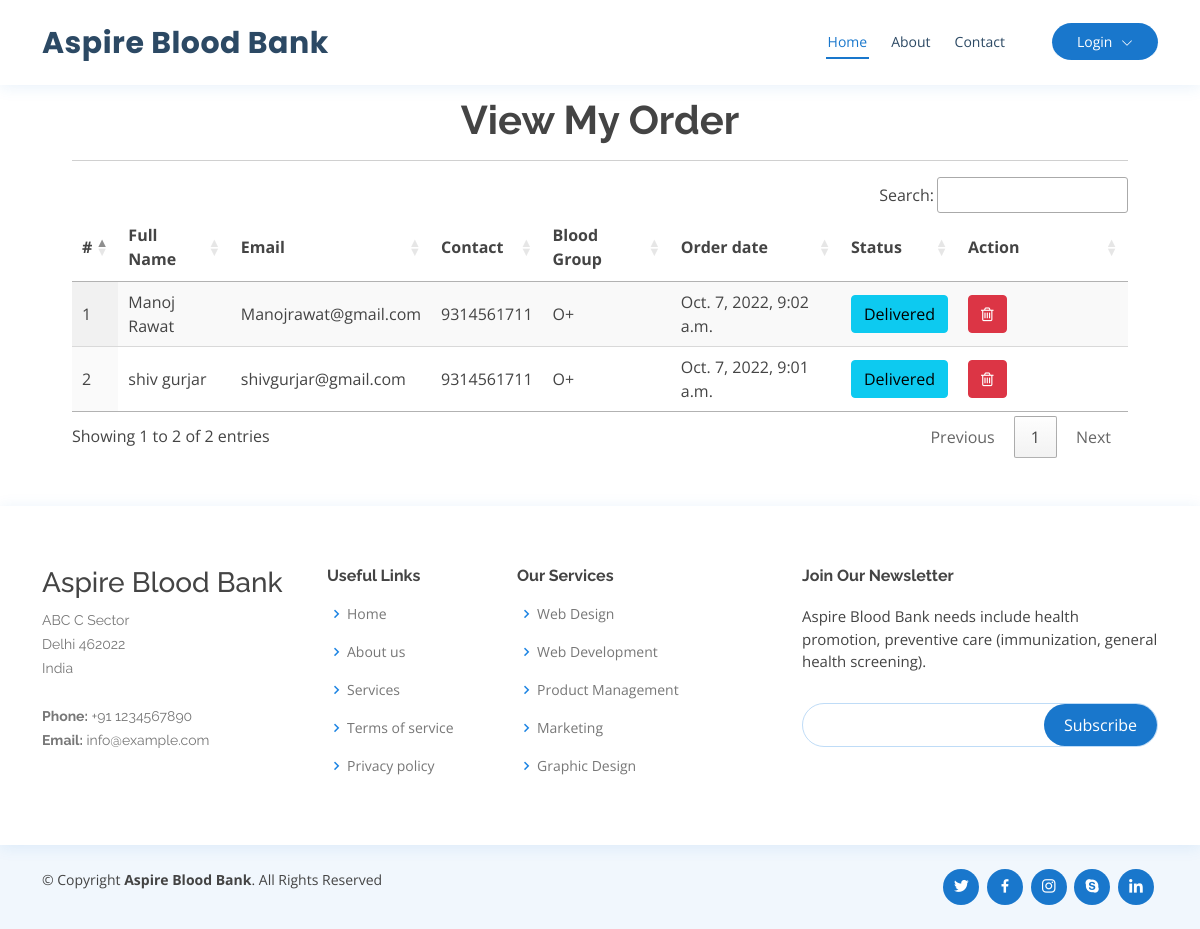
The app's page /all_order with its own data.
### blood_app/models.py (models this page shows, shortened)
class Order(models.Model):
    status = models.CharField(max_length=100, null=True, blank=True)
    user = models.ForeignKey(UserProfile, on_delete=models.CASCADE, null=True, blank=True)
    blood_donation = models.ForeignKey(Blood_Donation, on_delete=models.CASCADE, null=True, blank=True)
    amount = models.CharField(max_length=100, null=True, blank=True)
    created = models.DateTimeField(auto_now=True,null=True)

class UserProfile(models.Model):
    user = models.ForeignKey(User, on_delete=models.CASCADE, null=True)
    contact = models.CharField(max_length=100, null=True)
    address = models.CharField(max_length=100, null=True)
    blood_group = models.ForeignKey(Category, on_delete=models.CASCADE, null=True, blank=True)
    dob = models.DateField(null=True)
    image = models.FileField(null=True)

class Blood_Donation(models.Model):
    status = models.CharField(max_length=100, null=True, blank=True)
    user = models.ForeignKey(UserProfile, on_delete=models.CASCADE, null=True, blank=True)
    blood_group = models.ForeignKey(Category, on_delete=models.CASCADE, null=True, blank=True)
    place = models.CharField(max_length=100, null=True, blank=True)
    purpose = models.CharField(max_length=100, null=True, blank=True)
    created = models.DateTimeField(auto_now=True,null=True)
    active = models.BooleanField(null=True, blank=True, default=False)

class Category(models.Model):
    name = models.CharField(max_length=100, null=True, blank=True)

### blood_app/views.py (the view)
# urls.py: path('all_order', all_order, name='all_order'),
def all_order(request):
    data = Order.objects.filter()
    return render(request, "all_order.html",{'data':data})

### blood_app/templates/all_order.html
{% extends 'index.html' %}
{% load static %}
{% block body %}
<div class="container-fluid" style="width:90%;margin-top:8%">
                    <div class="container-fluid">
                        <h1 align="center" style="font-weight:bold; margin-top:4%">View My Order</h1>
                         </div><hr>
                                <table id="example" class="display" style="width:100%">
                                  <thead>
                                    <tr>
                                      <th>#</th>
                                      <th>Full Name</th>
                                      <th>Email</th>
                                      <th>Contact</th>
                                      <th>Blood Group</th>
                                      <th>Order date</th>
                                      <th>Status</th>
                                      <th>Action</th>
                                  </tr>
                              </thead>
                              <tbody>
                              {% for i in data %}
                                <tr>
                                  <td>{{forloop.counter}}</td>
                                  <td>{{i.user.user.first_name}} {{i.user.user.last_name}}</td>
                                  <td>{{i.user.user.email}}</td>
                                  <td>{{i.user.contact}}</td>
                                  <td>{{i.blood_donation.blood_group.name}}</td>
                                  <td>{{i.created}}</td>
                                  <td>
                                        <a href="{% url 'change_order_status' i.id %}" ><button class="btn btn-info" onclick="return confirm('Are you sure to change status?')">{{i.status}}</button></a>
                                  </td>
                                    <td style="width:150px">
                                      <a href="{% url 'delete_order' i.id %}" ><button class="btn btn-danger" onclick="return confirm('Are you sure?')"><i class="fa fa-trash-o"></i></button></a></td>
                              </tr>
                              {% endfor %}
                          </tbody>
                      </table>
                  </div>
{% endblock %}

### blood_app/static/css/style.css (style rules this page uses)
body { font-family: "Open Sans", sans-serif; color: #444444; }
a { color: #1977cc; text-decoration: none; }
h1, h2, h3, h4, h5, h6 { font-family: "Raleway", sans-serif; }

### records on screen
Order: user.user.first_name "Manoj", user.user.last_name "Rawat", user.user.email "Manojrawat@gmail.com", user.contact "9314561711", blood_donation.blood_group.name "O+", created "Oct. 7, 2022, 9:02 a.m.", status "Delivered"
Order: user.user.first_name "shiv", user.user.last_name "gurjar", user.user.email "shivgurjar@gmail.com", user.contact "9314561711", blood_donation.blood_group.name "O+", created "Oct. 7, 2022, 9:01 a.m.", status "Delivered"
